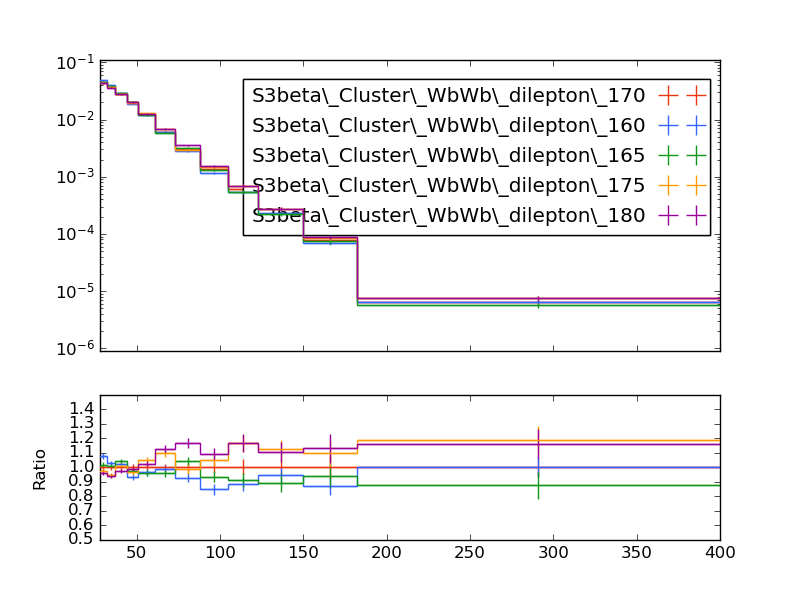

Write the Python code that produced this figure.
#! /usr/bin/env python

# This Python script was auto-generated using YODA v2.0.1.
# Analysis object: /WbWb_dilepton/pT_lep2
# Timestamp: 27-02-2025 (11:02:17)

import matplotlib as mpl
import matplotlib.pyplot as plt
mpl.use('Agg') # comment out for interactive use
import os
import numpy as np

plotDir = os.path.split(os.path.realpath(__file__))[0]
if 'YODA_USER_PLOT_PATH' in globals():
    plot_outdir = globals()['YODA_USER_PLOT_PATH']
else:
    plot_outdir = plotDir

#plot style
plt.style.use(os.path.join(plotDir, '../default.mplstyle'))

plt.rcParams['text.usetex'] = False
plt.style.use(['classic'])
plt.rc('font', family='DejaVu Sans')
# plot metadata
figW, figH = plt.rcParams['figure.figsize']
ax_xLabel = r''
ax_yLabel = r''
ax_title  = r''
ax_xScale = 'linear'
ax_yScale = 'log'
xLims = (28.0, 400.0)
yLims = (9e-07, 0.11000000000000001)

# TeX-friendly labels for the legend
labels = {
    'legend' : ([ r"S3beta\_Cluster\_WbWb\_dilepton\_170", r"S3beta\_Cluster\_WbWb\_dilepton\_160", r"S3beta\_Cluster\_WbWb\_dilepton\_165", r"S3beta\_Cluster\_WbWb\_dilepton\_175", r"S3beta\_Cluster\_WbWb\_dilepton\_180" ], r""),
}

# Adjust canvas width and height
canvasW = 10.0
canvasH = 9.0
figW *= canvasW/10.
figH *= canvasH/9.

# Create figure and axis objects
fig, (ax, ratio0_ax) = plt.subplots(2, 1, sharex=True,
                  figsize=(figW,figH), gridspec_kw={'height_ratios': (6.0, 3.0)})

# Set figure margins
plt.subplots_adjust(
    left   = 1.0 * plt.rcParams['figure.subplot.left'],
    right  = 1.0 * plt.rcParams['figure.subplot.right'],
    top    = 1.0 * plt.rcParams['figure.subplot.top'],
    bottom = 1.0 * plt.rcParams['figure.subplot.bottom'])

ratio0_ax.yaxis.set_major_locator(mpl.ticker.MultipleLocator(0.1))
ratio0_ax.set_ylim(0.5, 1.4999)
ratio0_ax.set_ylabel('Ratio')

# the numerical data is stored in a separate file
dataf = dict()
prefix = os.path.split(__file__)[0]
if prefix:    prefix = prefix + '/'
exec(open(prefix+'pT_lep2__data.py').read(), dataf)


legend_handles = dict() # keep track of handles for the legend

# style options for curves
# starts at zorder>=5 to draw curve on top of legend
styles = {
  'S3beta_Cluster_WbWb_dilepton_170.yoda.gz': {
    'color' : '#EE3311',
    'linestyle' : '-',
    'linewidth' : 1,
    'marker' : 'none',
    'markersize' : 2,
    'capsize' : 0.0,
    'zorder' : 5,
    'histstyle' : 1,
    'drawstyle' : 'steps-pre',
    'xerrorbars' : 1,
    'yerrorbars' : 1,
    'fillcolor' : None,
    'fillopacity' : 1.0,
    'ratio0_linestyle' : '-',
    'ratio0_linewidth' : 1,
    'ratio0_marker' : 'none',
    'ratio0_markersize' : 2,
    'ratio0_capsize' : 0.0,
    'ratio0_zorder' : 5,
    'ratio0_histstyle' : 1,
    'ratio0_drawstyle' : 'steps-pre',
    'ratio0_xerrorbars' : 1,
    'ratio0_yerrorbars' : 1,
  },
  'S3beta_Cluster_WbWb_dilepton_160.yoda.gz': {
    'color' : '#3366FF',
    'linestyle' : '-',
    'linewidth' : 1,
    'marker' : 'none',
    'markersize' : 2,
    'capsize' : 0.0,
    'zorder' : 6,
    'histstyle' : 1,
    'drawstyle' : 'steps-pre',
    'xerrorbars' : 1,
    'yerrorbars' : 1,
    'fillcolor' : None,
    'fillopacity' : 1.0,
    'ratio0_linestyle' : '-',
    'ratio0_linewidth' : 1,
    'ratio0_marker' : 'none',
    'ratio0_markersize' : 2,
    'ratio0_capsize' : 0.0,
    'ratio0_zorder' : 6,
    'ratio0_histstyle' : 1,
    'ratio0_drawstyle' : 'steps-pre',
    'ratio0_xerrorbars' : 1,
    'ratio0_yerrorbars' : 1,
  },
  'S3beta_Cluster_WbWb_dilepton_165.yoda.gz': {
    'color' : '#109618',
    'linestyle' : '-',
    'linewidth' : 1,
    'marker' : 'none',
    'markersize' : 2,
    'capsize' : 0.0,
    'zorder' : 7,
    'histstyle' : 1,
    'drawstyle' : 'steps-pre',
    'xerrorbars' : 1,
    'yerrorbars' : 1,
    'fillcolor' : None,
    'fillopacity' : 1.0,
    'ratio0_linestyle' : '-',
    'ratio0_linewidth' : 1,
    'ratio0_marker' : 'none',
    'ratio0_markersize' : 2,
    'ratio0_capsize' : 0.0,
    'ratio0_zorder' : 7,
    'ratio0_histstyle' : 1,
    'ratio0_drawstyle' : 'steps-pre',
    'ratio0_xerrorbars' : 1,
    'ratio0_yerrorbars' : 1,
  },
  'S3beta_Cluster_WbWb_dilepton_175.yoda.gz': {
    'color' : '#FF9900',
    'linestyle' : '-',
    'linewidth' : 1,
    'marker' : 'none',
    'markersize' : 2,
    'capsize' : 0.0,
    'zorder' : 8,
    'histstyle' : 1,
    'drawstyle' : 'steps-pre',
    'xerrorbars' : 1,
    'yerrorbars' : 1,
    'fillcolor' : None,
    'fillopacity' : 1.0,
    'ratio0_linestyle' : '-',
    'ratio0_linewidth' : 1,
    'ratio0_marker' : 'none',
    'ratio0_markersize' : 2,
    'ratio0_capsize' : 0.0,
    'ratio0_zorder' : 8,
    'ratio0_histstyle' : 1,
    'ratio0_drawstyle' : 'steps-pre',
    'ratio0_xerrorbars' : 1,
    'ratio0_yerrorbars' : 1,
  },
  'S3beta_Cluster_WbWb_dilepton_180.yoda.gz': {
    'color' : '#990099',
    'linestyle' : '-',
    'linewidth' : 1,
    'marker' : 'none',
    'markersize' : 2,
    'capsize' : 0.0,
    'zorder' : 9,
    'histstyle' : 1,
    'drawstyle' : 'steps-pre',
    'xerrorbars' : 1,
    'yerrorbars' : 1,
    'fillcolor' : None,
    'fillopacity' : 1.0,
    'ratio0_linestyle' : '-',
    'ratio0_linewidth' : 1,
    'ratio0_marker' : 'none',
    'ratio0_markersize' : 2,
    'ratio0_capsize' : 0.0,
    'ratio0_zorder' : 9,
    'ratio0_histstyle' : 1,
    'ratio0_drawstyle' : 'steps-pre',
    'ratio0_xerrorbars' : 1,
    'ratio0_yerrorbars' : 1,
  },
}

# curve from input yoda files in main panel
for label, yvals in dataf['yvals'].items():
    if all(np.isnan(v) for v in dataf['yvals'][label]):
        continue
    tmp = None
    if styles[label]['histstyle']: # draw as histogram
        xpos = dataf['xedges'][label] if styles[label]['drawstyle'] else dataf['xpoints'][label]
        ypos = np.insert(yvals, 0, yvals[0]) if styles[label]['drawstyle'] else yvals
        if styles[label]['fillcolor']: # fill area below curve
            ax.fill_between(xpos, ypos, step='pre',
                            color=styles[label]['fillcolor'],
                            alpha=styles[label]['fillopacity'])
        tmp, = ax.plot(xpos, ypos,
                       color=styles[label]['color'],
                       linestyle=styles[label]['linestyle'],
                       linewidth=styles[label]['linewidth'],
                       drawstyle=styles[label]['drawstyle'], solid_joinstyle='miter',
                       zorder=styles[label]['zorder'], label=label)
    tmp = ax.errorbar(dataf['xpoints'][label], yvals,
                      xerr=np.array(dataf['xerrs'][label])*styles[label]['xerrorbars'],
                      yerr=np.array(dataf['yerrs'][label])*styles[label]['yerrorbars'],
                      fmt=styles[label]['marker'], capsize=styles[label]['capsize'],
                      markersize=styles[label]['markersize'],
                      ecolor=styles[label]['color'],
                      color=styles[label]['color'], zorder=styles[label]['zorder'])
    tmp[-1][0].set_linestyle(styles[label]['linestyle'])
    tmp[-1][0].set_linewidth(styles[label]['linewidth'])
    if label in dataf['add_legend_handle']:  legend_handles[label] = tmp
    for varLabel in dataf['variation_yvals'].keys():
        if varLabel.startswith(label):
            tmp, = ax.plot(dataf['xedges'][label], dataf['variation_yvals'][varLabel],
                           color=styles[label]['color'],
                           linestyle=styles[label]['linestyle'],
                           linewidth=styles[label]['linewidth'],
                           drawstyle='steps-pre', solid_joinstyle='miter',
                           zorder=styles[label]['zorder'], alpha=0.5)


# plots on ratio panel
# curve from input yoda files in ratio panel
for label, yvals in dataf['ratio0_yvals'].items():
    if all(np.isnan(v) for v in yvals):
        continue
    if styles[label]['ratio0_histstyle']: # plot as histogram
        xpos = dataf['xedges']['S3beta_Cluster_WbWb_dilepton_170.yoda.gz'] if styles[label]['ratio0_drawstyle'] else dataf['xpoints']['S3beta_Cluster_WbWb_dilepton_170.yoda.gz']
        ypos = np.insert(yvals, 0, yvals[0]) if styles[label]['ratio0_drawstyle'] else yvals
        ratio0_ax.plot(xpos, ypos,
                       color=styles[label]['color'],
                       linewidth=styles[label]['linewidth'],
                       linestyle=styles[label]['ratio0_linestyle'],
                       drawstyle=styles[label]['ratio0_drawstyle'], zorder=styles[label]['zorder'],
                       solid_joinstyle='miter')
    tmp = ratio0_ax.errorbar(dataf['xpoints']['S3beta_Cluster_WbWb_dilepton_170.yoda.gz'], yvals,
                             xerr=np.array(dataf['ref_xerrs'])*styles[label]['ratio0_xerrorbars'],
                             yerr=np.array(dataf['ratio0_yerrs'][label])*styles[label]['ratio0_yerrorbars'],
                             fmt=styles[label]['ratio0_marker'], capsize=styles[label]['ratio0_capsize'],
                             markersize=styles[label]['ratio0_markersize'],
                             ecolor=styles[label]['color'],
                             color=styles[label]['color'])
    tmp[-1][0].set_linestyle(styles[label]['ratio0_linestyle'])
    tmp[-1][0].set_linewidth(styles[label]['ratio0_linewidth'])

    for varlabel in dataf['ratio0_variation_vals'].keys():
        if varlabel.startswith(label):
            ratio0_ax.plot(dataf['xedges']['S3beta_Cluster_WbWb_dilepton_170.yoda.gz'],
                            dataf['ratio0_variation_vals'][varlabel],
                            color=styles[label]['color'],
                            linestyle=styles[label]['linestyle'],
                            linewidth=styles[label]['linewidth'],
                            drawstyle='steps-pre', solid_joinstyle='miter',
                            zorder=1, alpha=0.5)

legend_items = list(legend_handles.values())
ax.add_artist(ax.legend(legend_items,
                        labels['legend'][0],
                        title=labels['legend'][1],
                        alignment='right',
                        loc='upper right',
                        bbox_to_anchor=(1.0, 0.97),markerfirst=False))

# set plot metadata as defined above
ratio0_ax.set_xlabel(ax_xLabel)
ratio0_ax.xaxis.set_label_coords(1., -0.15)
ax.set_ylabel(ax_yLabel, ha='right', va='top')
ax.yaxis.set_label_coords(-0.11, 1.0)
ax.set_title(ax_title, loc='left')
ax.set_xscale(ax_xScale)
ax.set_yscale(ax_yScale)
ax.set_xlim(xLims)
ax.set_ylim(yLims)

# tick formatting
plt.rcParams['xtick.top'] = True
plt.rcParams['ytick.right'] = True
ax.yaxis.set_major_locator(mpl.ticker.LogLocator(base=10.0, numticks=np.inf))
ax.yaxis.set_minor_locator(mpl.ticker.LogLocator(
                           base=10.0, subs=np.arange(0.1, 1, 0.1), numticks=np.inf))
fig.align_ylabels((ax, ratio0_ax))
plt.savefig(os.path.join(plot_outdir, 'pT_lep2.pdf'), format='PDF')
plt.savefig(os.path.join(plot_outdir, 'pT_lep2.png'), format='PNG')

plt.close(fig)
